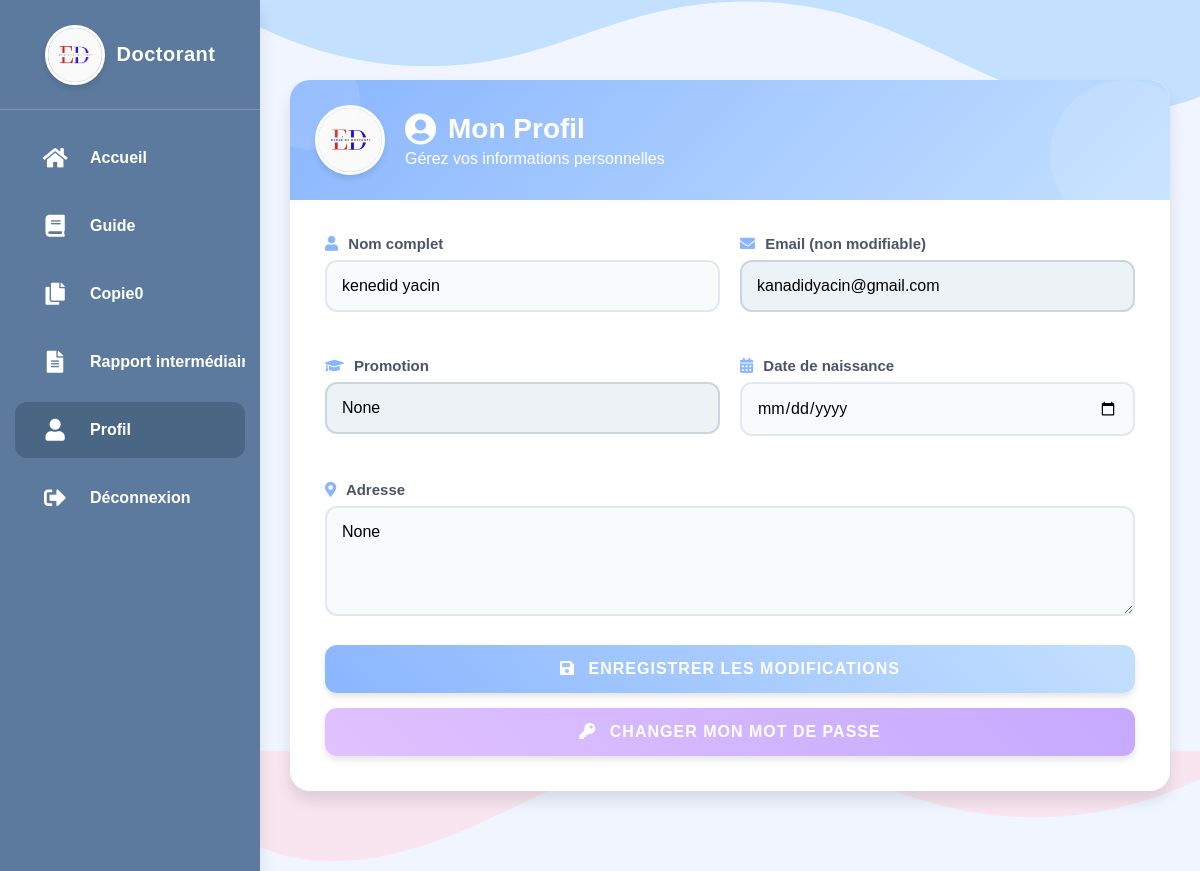
/profil/ (signed in), run on the app's committed database.
### gestion/models.py (models this page shows, shortened)
class Utilisateur(AbstractUser):
    ROLE_CHOICES = [
        ('doctorant', 'Doctorant'),
        ('professeur', 'Professeur'),
        ('comite', 'Comité'),
    ]
    role = models.CharField(max_length=20, choices=ROLE_CHOICES, default='doctorant')
    nom = models.CharField(max_length=100, blank=True, null=True)
    email = models.EmailField(max_length=255, unique=True)
    password_changed = models.BooleanField(default=False)
    adresse = models.CharField(max_length=255, blank=True, null=True)
    specialite = models.CharField(max_length=100, blank=True, null=True)
    promotion = models.CharField(max_length=20, blank=True, null=True)
    date_naissance = models.DateField(blank=True, null=True)

### gestion/views.py (the view)
# urls.py: path('profil/', views.profil_etudiant, name='profil_etudiant'),
@login_required
def profil_etudiant(request):
    return render(request, 'presentation/profil.html')

### gestion/Templates/Presentation/profil.html (shortened to what this page needs)
{% load static %}
<!DOCTYPE html>
<html lang="fr">
<head>
    <link rel="stylesheet" href="https://cdnjs.cloudflare.com/ajax/libs/font-awesome/5.15.4/css/all.min.css">
</head>
<body>
    <div class="sidebar">
        <div class="logo-container">
            <img src="{% static 'images/log.png' %}" alt="Logo" onerror="this.src='/api/placeholder/60/60'; this.onerror=null;">
            <span class="logo-text">Doctorant</span>
        </div>
        <ul class="menu">
            <li class="menu-item">
                <a href="{% url 'accueil_etudiant' %}" class="menu-link">
                    <div class="menu-icon">
                        <i class="fas fa-home"></i>
                    </div>
                    <span class="menu-title">Accueil</span>
                </a>
            </li>
            <li class="menu-item">
                <a href="{% url 'guide_etudiant' %}" class="menu-link">
                    <div class="menu-icon">
                        <i class="fas fa-book"></i>
                    </div>
                    <span class="menu-title">Guide</span>
                </a>
            </li>
            <li class="menu-item">
                <a href="{% url 'copie_zero' %}" class="menu-link">
                    <div class="menu-icon">
                        <i class="fas fa-copy"></i>
                    </div>
                    <span class="menu-title">Copie0</span>
                </a>
            </li>
            <li class="menu-item">
                <a href="{% url 'rapport_intermediaire' %}" class="menu-link">
                    <div class="menu-icon">
                        <i class="fas fa-file-alt"></i>
                    </div>
                    <span class="menu-title">Rapport intermédiaire</span>
                </a>
            </li>
            <li class="menu-item">
                <a href="{% url 'profil_etudiant' %}" class="menu-link active">
                    <div class="menu-icon">
                        <i class="fas fa-user"></i>
                    </div>
                    <span class="menu-title">Profil</span>
                </a>
            </li>
            <li class="menu-item">
                <a href="{% url 'deconnexion_etudiant' %}" class="menu-link">
                    <div class="menu-icon">
                        <i class="fas fa-sign-out-alt"></i>
                    </div>
                    <span class="menu-title">Déconnexion</span>
                </a>
            </li>
        </ul>
    </div>
    <div class="container">
        <div class="wave-top">
        </div>
        <div class="card fade-in">
            <div class="card-header">
                <img src="{% static 'images/log.png' %}" alt="Photo de profil" class="profile-photo" onerror="this.src='/api/placeholder/70/70'; this.onerror=null;">
                <div>
                    <h2><i class="fas fa-user-circle"></i>Mon Profil</h2>
                    <p>Gérez vos informations personnelles</p>
                </div>
            </div>
            <div class="card-body">
                <form method="post" action="{% url 'profil_etudiant' %}" enctype="multipart/form-data">
                    <div class="form-row">
                        <div class="form-group">
                            <label for="nom"><i class="fas fa-user"></i> Nom complet</label>
                            <input type="text" id="nom" name="nom" class="form-control" value="{{ user.nom }}" required>
                        </div>
                        <div class="form-group">
                            <label for="email" class="text-muted"><i class="fas fa-envelope"></i> Email (non modifiable)</label>
                            <input type="email" id="email" name="email" class="form-control" value="{{ user.email }}" readonly>
                        </div>
                    </div>
                    <div class="form-row">
                        <div class="form-group">
                            <label for="promotion"><i class="fas fa-graduation-cap"></i> Promotion</label>
                            <input type="text" id="promotion" name="promotion" class="form-control" value="{{ user.promotion }}" readonly>
                        </div>
                        <div class="form-group">
                            <label for="date_naissance"><i class="fas fa-calendar-alt"></i> Date de naissance</label>
                            <input type="date" id="date_naissance" name="date_naissance" class="form-control" value="{{ user.date_naissance|date:'Y-m-d' }}" required>
                        </div>
                    </div>
                    <div class="form-group">
                        <label for="adresse"><i class="fas fa-map-marker-alt"></i> Adresse</label>
                        <textarea id="adresse" name="adresse" class="form-control" required>{{ user.adresse }}</textarea>
                    </div>
                    <div class="form-actions">
                        <button type="submit" class="btn btn-save">
                            <i class="fas fa-save"></i> Enregistrer les modifications
                        </button>
                        <a href="{% url 'password_change' %}" class="btn btn-password">
    <i class="fas fa-key"></i> Changer mon mot de passe
</a>
                    </div>
                </form>
            </div>
        </div>
        <div class="wave-bottom">
        </div>
    </div>
</body>
</html>

### data on the page
Utilisateur: nom "kenedid yacin", email "kanadidyacin@gmail.com", promotion "None", adresse "None"
